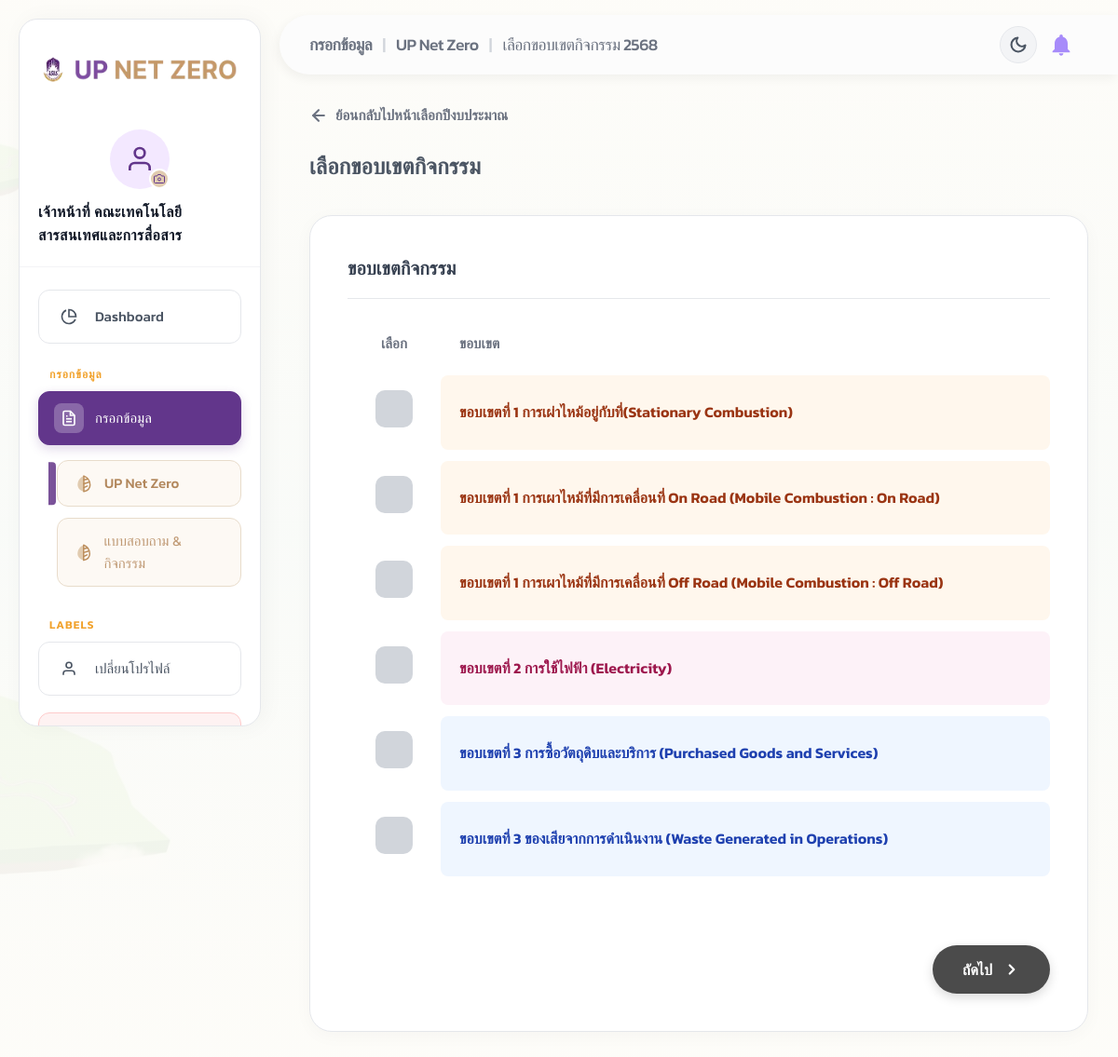
/officer/data_entry.php?year=15 (signed in), run on the app's committed database.
### tables this page shows
CREATE TABLE `admin_year` (
  `id` int(11) NOT NULL AUTO_INCREMENT,
  `year` int(11) NOT NULL,
  `created_at` timestamp NULL DEFAULT current_timestamp(),
  PRIMARY KEY (`id`),
  UNIQUE KEY `uniq_year` (`year`)
);

CREATE TABLE `admin_g` (
  `id` int(11) NOT NULL AUTO_INCREMENT,
  `scope` int(11) DEFAULT NULL,
  `name_tiem` varchar(255) NOT NULL,
  `order_num` int(11) DEFAULT 0,
  PRIMARY KEY (`id`),
  UNIQUE KEY `name_tiem` (`name_tiem`)
);

### config/db.php (called while the page is built, shortened)
<?php
if (!function_exists('asset_v')) {
    function asset_v(string $rel): string
    {
        static $cache = [];
        if (!array_key_exists($rel, $cache)) {
            $abs = dirname(__DIR__) . '/' . ltrim($rel, '/');
            $m = @filemtime($abs);
            $cache[$rel] = $m ? ('?v=' . $m) : '';
        }
        return $cache[$rel];
    }
}

### officer/data_entry.php (the view, shortened to what this page needs)
<?php
require_once __DIR__ . '/../config/db.php';
$pdo = getDB();
$root = '../';
$selected_year = isset($_GET['year']) ? (int) $_GET['year'] : 0;
$stmt = $pdo->prepare('SELECT year FROM admin_year WHERE id = ?');
$stmt->execute([$selected_year]);
$year_data = $stmt->fetch();
$year_name = $year_data ? $year_data['year'] : 'ไม่ระบุ';
$groups = $pdo->query('SELECT * FROM admin_g ORDER BY scope, order_num ASC, id ASC')->fetchAll();
$page_title = "กรอกข้อมูล";
$page_title2 = "UP Net Zero";
$page_title3 = "เลือกขอบเขตกิจกรรม $year_name";
?>
<!DOCTYPE html>
<html lang="th">
<head>
    <link rel="stylesheet" href="<?= $root ?>assets/css/admin.css<?= asset_v('assets/css/admin.css') ?>">
    <link rel="stylesheet" href="<?= $root ?>assets/css/sidebar.css<?= asset_v('assets/css/sidebar.css') ?>">
</head>
<body>
    <?php include_once __DIR__ . '/includes/sidebar.php'; ?>
    <main class="main-content">
        <?php include_once __DIR__ . '/includes/header.php'; ?>
        <div class="data-entry-container">
            <a href="items.php"
                style="display: inline-flex; align-items: center; gap: 8px; color: #6B7280; text-decoration: none; font-weight: 600; margin-bottom: 1.5rem; transition: all 0.2s; font-size: 0.95rem;"
                onmouseover="this.style.color='var(--clr-primary)'; this.style.transform='translateX(-4px)';"
                onmouseout="this.style.color='#6B7280'; this.style.transform='none'">
                <svg width="20" height="20" viewBox="0 0 24 24" fill="none" stroke="currentColor" stroke-width="2.5"
                    stroke-linecap="round" stroke-linejoin="round">
                    <line x1="19" y1="12" x2="5" y2="12"></line>
                    <polyline points="12 19 5 12 12 5"></polyline>
                </svg>
                ย้อนกลับไปหน้าเลือกปีงบประมาณ
            </a>
            <h1 class="main-heading">เลือกขอบเขตกิจกรรม</h1>
            <div class="entry-card">
                <div class="entry-card-title">ขอบเขตกิจกรรม</div>
                <form action="data_entry_items.php" method="GET">
                    <table class="scope-table">
                        <thead>
                            <tr>
                                <th style="width: 100px; display: flex; justify-content: center;">เลือก</th>
                                <th>ขอบเขต</th>
                            </tr>
                        </thead>
                        <tbody>
                            <?php foreach ($groups as $g): ?>
                                <?php
                                $scope_class = "scope-" . $g['scope'] . "-row";
                                $scope_prefix = "ขอบเขตที่ " . $g['scope'];
                                ?>
                                <tr class="scope-row <?= $scope_class ?>"
                                    onclick="const cb = this.querySelector('input'); cb.checked = !cb.checked;">
                                    <td>
                                        <label class="radio-container">
                                            <span class="checkmark">
                                            </span>
                                        </label>
                                    </td>
                                    <td>
                                        <?= $scope_prefix ?>     <?= htmlspecialchars($g['name_tiem']) ?>
                                    </td>
                                </tr>
                            <?php endforeach; ?>
                        </tbody>
                    </table>
                    <div class="footer-actions">
                        <button type="submit" class="btn-next">
                            ถัดไป
                            <svg viewBox="0 0 24 24" fill="none" stroke="currentColor" stroke-width="3"
                                stroke-linecap="round" stroke-linejoin="round">
                                <path d="m9 18 6-6-6-6" />
                            </svg>
                        </button>
                    </div>
                </form>
            </div>
        </div>
    </main>
</body>
</html>

### officer/includes/header.php (shortened to what this page needs)
<header class="top-header"
    style="background-color: #fcfcfc; border: none; padding-bottom: 0; display: flex; justify-content: space-between; align-items: center; border-radius: 4vh 0 0 4vh; box-shadow: -2px 4px 12px rgba(0, 0, 0, 0.05); margin-top: 2vh;">
    <div class="header-title" style="color: #6B7280; font-size: 1.1rem; font-weight: 500;">
        <span class="animate-item">
            <strong><?= htmlspecialchars($page_title ?? 'หน้าระบบ') ?></strong>
        </span>
        <?php if (!empty($page_title2) && $page_title2 !== 'null'): ?>
            <span class="animate-item delay-1">
                <span style="margin: 0 8px; color: #D1D5DB;">|</span>
                <?= htmlspecialchars($page_title2) ?>
            </span>
        <?php endif; ?>
        <?php if (!empty($page_title3) && $page_title3 !== 'null'): ?>
            <span class="animate-item delay-2">
                <span style="margin: 0 8px; color: #D1D5DB;">|</span>
                <?= htmlspecialchars($page_title3) ?>
            </span>
        <?php endif; ?>
    </div>
    <div style="display:flex; align-items:center; gap: 12px; margin-right: 15px;">
        <button id="theme-toggle" class="animate-item delay-4" title="Toggle Dark/Light Mode"
            style="background: #F3F4F6; border: 1px solid #E5E7EB; cursor: pointer; display: flex; align-items: center; justify-content: center; width: 40px; height: 40px; border-radius: 50%; transition: all 0.3s cubic-bezier(0.4, 0, 0.2, 1); color: #4B5563;">
            <svg id="theme-icon-dark" style="pointer-events: none;" viewBox="0 0 24 24" width="20" height="20"
                fill="none" stroke="currentColor" stroke-width="2.5" stroke-linecap="round" stroke-linejoin="round">
                <path d="M21 12.79A9 9 0 1 1 11.21 3 7 7 0 0 0 21 12.79z"></path>
            </svg>
        </button>
        <svg viewBox="0 0 24 24" width="28" height="28" fill="#A78BFA" style="cursor: pointer;"
            class="animate-item delay-4">
            <path
                d="M12 22c1.1 0 2-.9 2-2h-4c0 1.1.9 2 2 2zm6-6v-5c0-3.07-1.63-5.64-4.5-6.32V4c0-.83-.67-1.5-1.5-1.5s-1.5.67-1.5 1.5v.68C7.64 5.36 6 7.92 6 11v5l-2 2v1h16v-1l-2-2z" />
        </svg>
    </div>
</header>

### assets/css/admin.css (style rules this page uses)
:root { --clr-primary: #62368B; --clr-secondary: #502A75; --clr-accent: #FBB03B; --clr-success: #10B981; --clr-danger: #EF4444; --clr-warning: #F59E0B; --scope1: #F97316; --scope2: #EAB308; --scope3: #3B82F6; --sidebar-w: 260px; --header-h: 64px; --bg-base: #FDFCF8; --bg-surface: #FFFFFF; --bg-card: #FFFFFF; --bg-hover: #F9FAFB; --border: #E8DDCE; --text-primary: #1F2937; --text-secondary: #4B5563; --text-muted: #9CA3AF; --glass-bg: rgba(255, 255, 255, 0.82); --glass-blur: 16px; --transition: 0.3s cubic-bezier(0.4, 0, 0.2, 1); --radius-card: 24px; --radius-btn: 12px; }
*, *::before, *::after { box-sizing: border-box; margin: 0; padding: 0; }
body, input, button, select, textarea { font-family: 'Kanit', sans-serif; }
body { background: linear-gradient(rgba(253, 252, 248, 0.95), rgba(253, 252, 248, 0.95)), url('../images/island_bg_opt.webp') no-repeat center center fixed; background-size: cover; color: var(--text-primary); min-height: 100vh; display: flex; line-height: 1.6; -webkit-font-smoothing: antialiased; }
.top-header { height: var(--header-h); background: var(--glass-bg); backdrop-filter: blur(var(--glass-blur)); border-bottom: 1px solid var(--border); display: flex; align-items: center; padding: 0 2rem; position: sticky; top: 0; z-index: 50; gap: 1.5rem; }
.header-title { flex: 1; font-size: 1.4rem; font-weight: 800; color: var(--clr-primary); letter-spacing: -0.03em; }
.main-content { flex: 1; margin-left: 0; min-width: 0; display: flex; flex-direction: column; }

### assets/css/sidebar.css (style rules this page uses)
.main-content { margin-left: 390px !important; width: calc(100% - 390px) !important; transition: none !important; }
@media (min-width: 993px) and (max-width: 1200px) { .main-content { margin-left: 300px !important; width: calc(100% - 300px) !important; } }

### officer/data_entry.php (style rules this page uses)
:root { --bg-page: #F8FAFC; }
body { background-color: var(--bg-page); }
.data-entry-container { width: 100%; margin: 0 auto; padding: 2rem; }
.main-heading { font-size: 1.5rem; font-weight: 700; color: #4B5563; margin-bottom: 2rem; }
.entry-card { background: #FFFFFF; border-radius: 24px; padding: 40px; box-shadow: 0 4px 20px rgba(0, 0, 0, 0.03); border: 1px solid #E5E7EB; }
.entry-card-title { font-size: 1.25rem; font-weight: 700; color: #374151; margin-bottom: 1.5rem; border-bottom: 1px solid #E5E7EB; padding-bottom: 1rem; }
.scope-table { width: 100%; border-collapse: separate; border-spacing: 0 12px; }
.scope-table th { text-align: left; padding: 0 20px 10px 20px; color: #6B7280; font-weight: 600; font-size: 0.95rem; }
.scope-row { transition: all 0.2s; cursor: pointer; }
.scope-row td { padding: 16px 20px; background: #FFFFFF; }
.scope-row td:first-child { border-radius: 5vh; width: 80px; text-align: center; }
.scope-row td:last-child { border-radius: 1vh; }
.scope-1-row td:last-child { background-color: #FFF7ED; color: #9A3412; font-weight: 600; }
.scope-2-row td:last-child { background-color: #FDF2F8; color: #9D174D; font-weight: 600; }
.scope-3-row td:last-child { background-color: #EFF6FF; color: #1E40AF; font-weight: 600; }
.radio-container { display: inline-block; position: relative; width: 40px; height: 40px; }
.checkmark { position: absolute; top: 0; left: 0; height: 40px; width: 40px; background-color: #D1D5DB; border-radius: 10px; transition: all 0.2s; display: flex; align-items: center; justify-content: center; }
.btn-next { display: flex; align-items: center; gap: 12px; background: #4B4B4B; color: white; border: none; padding: 14px 32px; border-radius: 999px; font-weight: 600; font-size: 1rem; cursor: pointer; transition: all 0.3s; margin-top: 2rem; float: right; box-shadow: 0 4px 12px rgba(0, 0, 0, 0.15); }
.btn-next svg { width: 18px; height: 18px; }
.footer-actions { display: flex; justify-content: flex-end; margin-top: 30px; }

### officer/includes/header.php (style rules this page uses)
.animate-item { display: inline-block; opacity: 0; animation: headerSlideIn 0.5s cubic-bezier(0.16, 1, 0.3, 1) forwards; }
.delay-1 { animation-delay: 0.1s; }
.delay-2 { animation-delay: 0.15s; }
.delay-4 { animation-delay: 0.25s; }

### data on the page
admin_year: year "เลือกขอบเขตกิจกรรม 2568"
admin_g: scope "ขอบเขตที่ 1", name_tiem "การเผ่าไหม้อยู่กับที่(Stationary Combustion)"
admin_g: scope "ขอบเขตที่ 1", name_tiem "การเผาไหม้ที่มีการเคลื่อนที่ On Road (Mobile Combustion : On Road)"
admin_g: scope "ขอบเขตที่ 1", name_tiem "การเผาไหม้ที่มีการเคลื่อนที่ Off Road (Mobile Combustion : Off Road)"
admin_g: scope "ขอบเขตที่ 2", name_tiem "การใช้ไฟฟ้า (Electricity)"
admin_g: scope "ขอบเขตที่ 3", name_tiem "การซื้อวัตถุดิบและบริการ (Purchased Goods and Services)"
admin_g: scope "ขอบเขตที่ 3", name_tiem "ของเสียจากการดำเนินงาน (Waste Generated in Operations)"

### other printed values
$admin_name "เจ้าหน้าที่ คณะเทคโนโลยีสารสนเทศและการสื่อสาร"
$page_title "กรอกข้อมูล"
$page_title2 "UP Net Zero"
